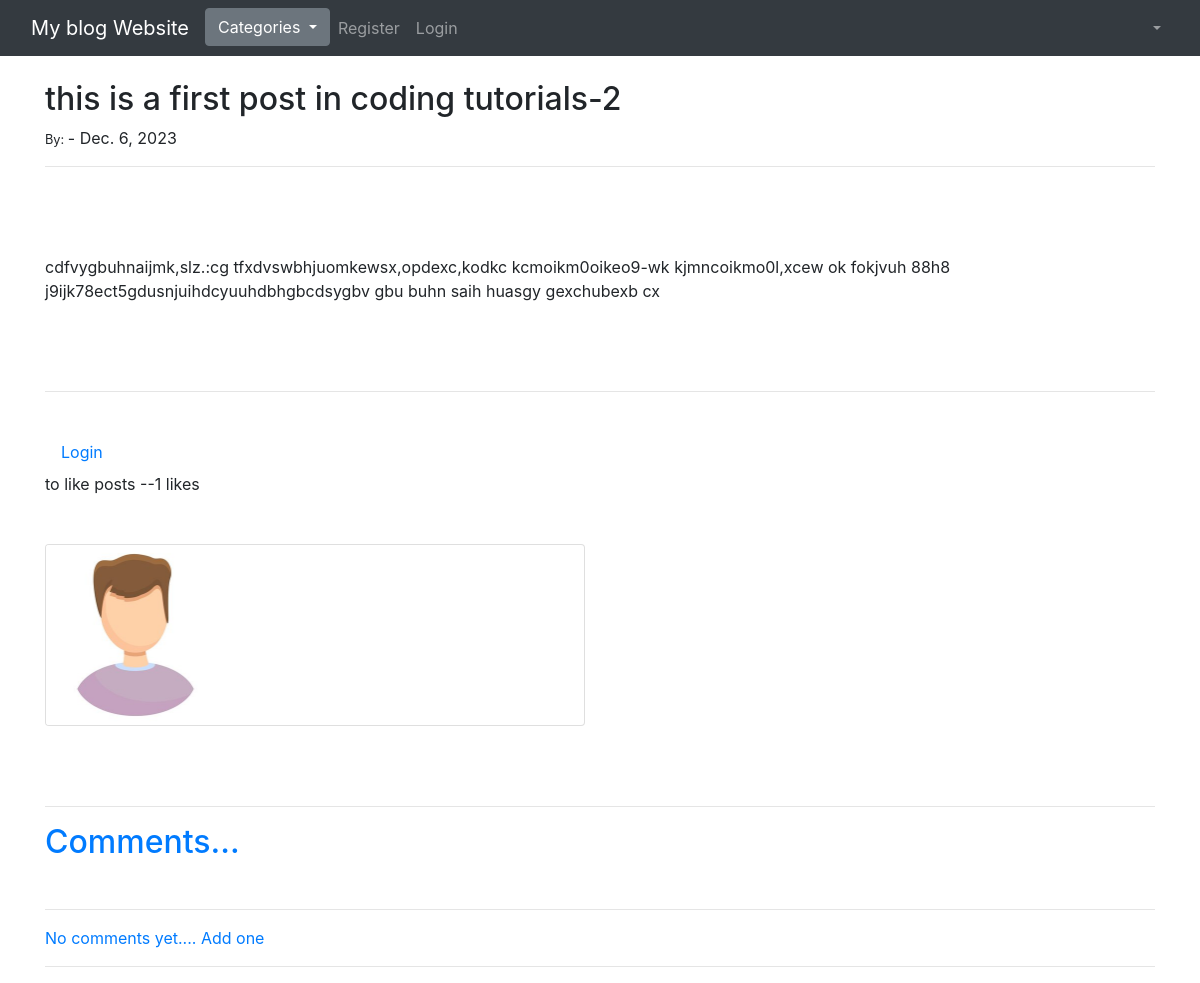
Before: /article/13 with the older database file.
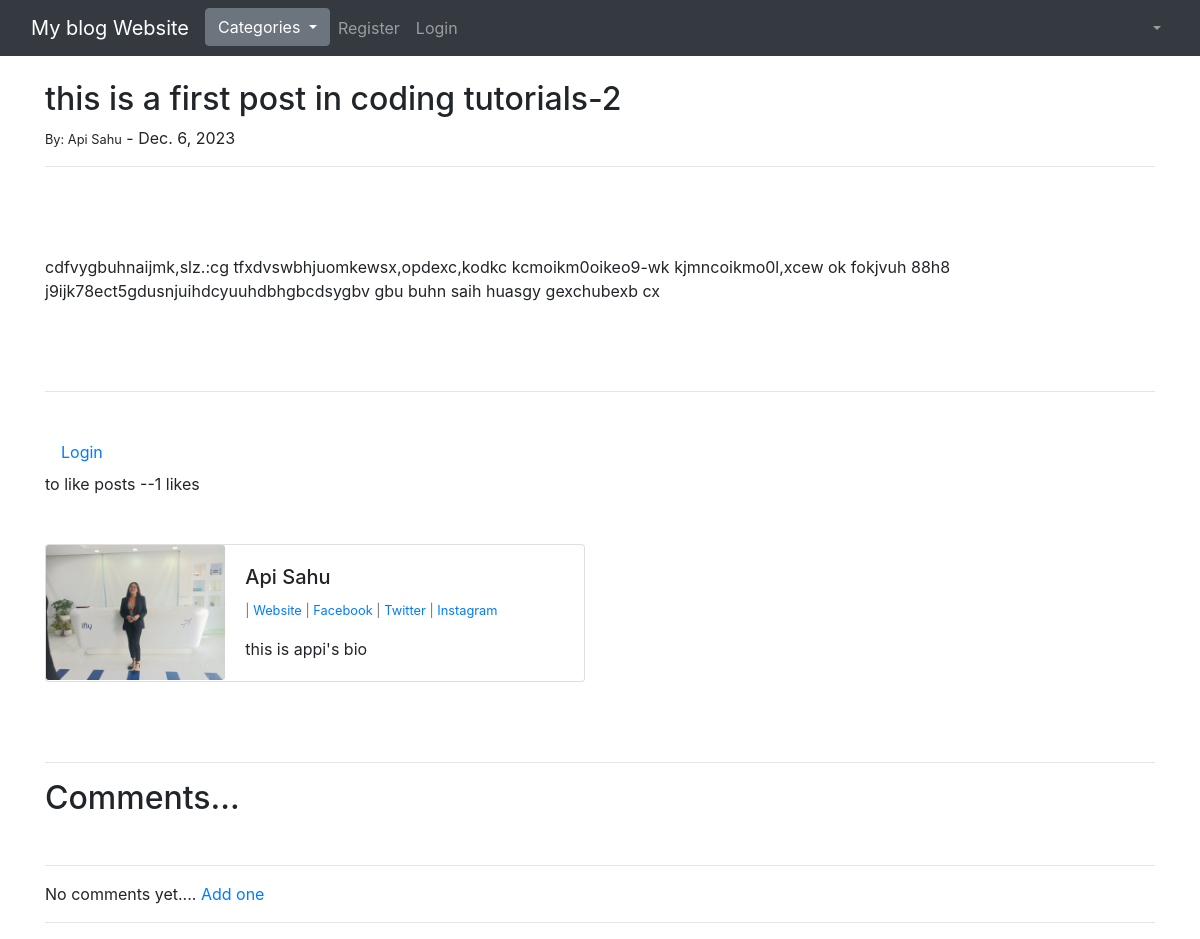
After: the same page with the newer database file.
### theblog/models.py (models this page shows, shortened)
class Post(models.Model):
    title=models.CharField(max_length=255)
    header_image=models.ImageField(null=True, blank=True, upload_to="images/")
    title_tag=models.CharField(max_length=255)
    author=models.ForeignKey(User,on_delete=models.CASCADE)
    category=models.CharField(max_length=255,default='uncategorized')
    body=RichTextField(blank=True, null=True)
    post_date=models.DateField(auto_now_add=True)
    likes=models.ManyToManyField(User, related_name='blog_posts')
    snippet=models.CharField(max_length=255)
    def total_likes(self):
        return self.likes.count()

class Profile(models.Model):
    user = models.OneToOneField(User, null=True, on_delete=models.CASCADE)#if user is deleted then their profile will also be deleted automatically- CASCADE
    bio = models.TextField()
    profile_pic = models.ImageField(null=True, blank=True, upload_to="images/profile/")
    website_url=models.CharField(max_length=255,null=True, blank=True)
    facebook_url=models.CharField(max_length=255,null=True, blank=True)
    twitter_url=models.CharField(max_length=255,null=True, blank=True)
    instagram_url=models.CharField(max_length=255,null=True, blank=True)
    pinterest_url=models.CharField(max_length=255,null=True, blank=True)

### theblog/views.py (the view)
# urls.py: path('article/<int:pk>', ArticleDetailView.as_view(), name='article_detail'),
class ArticleDetailView(DetailView):
    model =Post
    template_name='article_details.html'
    def get_context_data(self, *args, **kwargs):
        cat_menu = Category.objects.all()
        context= super(ArticleDetailView, self).get_context_data(*args, **kwargs)
        stuff = get_object_or_404(Post, id=self.kwargs['pk'])
        total_likes= stuff.total_likes()
        liked= False
        if stuff.likes.filter(id=self.request.user.id).exists():
            liked= True
        context["cat_menu"]= cat_menu
        context["total_likes"]= total_likes
        context["liked"]= liked
        return context

### theblog/models.py (called while the page is built)
    def __str__(self):
        return self.name

### theblog/templates/article_details.html (shortened to what this page needs)
{% extends 'base.html' %}
{% load static %}
{% block content %}
<h2>{{ post.title }}-{{ post.author.id }}</h2>
<small>By: {{ post.author.first_name }} {{ post.author.last_name  }}</small> - {{ post.post_date }}<br/>
<hr>
<br/>
<br/><br/>
{{post.body|safe}}
<br/><br/>
<br/><br/>
<hr>
<br/>
<form action="{% url 'like_post' post.pk %}" method="POST">
    {% if user.is_authenticated  %}
    {% if liked %}
    <button type="submit", name="post_id", value="{{ post.id }}", class="btn-danger">Unlike <3 </button>-
    {% else %}
    <button type="submit", name="post_id", value="{{ post.id }}", class="btn-secondary">Like <3 </button>-
    {% endif %}
{% else %}
<a class="nav-link" href="{%  url 'login' %}">Login</a> to like posts
{% endif %}
        --{{ total_likes }} likes
        </form>
<br/><br/>
<div class="card mb-3" style="max-width: 540px;">
    <div class="row no-gutters">
      <div class="col-md-4">
        {% if post.author.profile.profile_pic %}
        <img src="{{ post.author.profile.profile_pic.url }}" class="card-img" >
        {% else %}
        <a href="{% url 'profile_page' post.author.id %}"><img src="{% static 'theblog/images/default_propic.jpg' %}" class="card-img">
        {% endif %}
      </div>
      <div class="col-md-8">
        <div class="card-body">
          {% if post.author.profile %}
          <h5 class="card-title"> {{ post.author.first_name }} {{ post.author.last_name }}</h5>
          {% endif %}
          <p class="small text-muted">
            {% if post.author.profile.website_url %}
            |<a href="{{ post.author.profile.website_url }}"> Website  </a>
            {% endif %}
            {% if post.author.profile.facebook_url %}
            |<a href="{{ post.author.profile.facebook_url }}"> Facebook  </a>
            {% endif %}
            {% if post.author.profile.twitter_url %}
            |<a href="{{ post.author.profile.twitter_url }}"> Twitter  </a>
            {% endif %}
            {% if post.author.profile.instagram_url %}
            |<a href="{{ post.author.profile.instagram_url }}"> Instagram  </a>
            {% endif %}
            </p>
          <p class="card-text">{{ post.author.profile.bio }}</p>
        </div>
      </div>
    </div>
  </div>
  <br/><br/>
<hr>
<h2>Comments...</h2>
<br/>
<hr>
{% if not post.comments.all %}
          No comments yet....<a href="{% url 'add_comment' post.pk %}">
            Add one</a>
            <hr>
{% endif %}
{% endblock %}

Changed rows visible on the page:
changed through a linked row, Post "this is a first post in coding tutorials": author.first_name (not shown) → "Api"; author.last_name (not shown) → "Sahu"; author.profile.bio (not shown) → "this is appi's bio"
Other visible differences:
text now shown: "| Website | Facebook | Twitter | Instagram"
